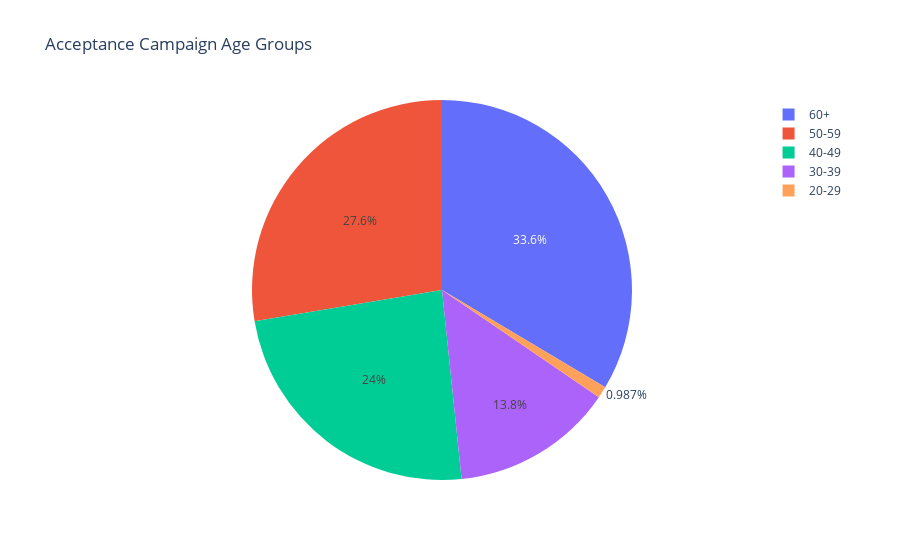

Notebook code for this chart:
### Markdown cell above
### Is there any pattern between the age of customers and the last campaign acceptance rate?

### Code cell
df_campaign = df[df["Response"] == 1]
age_groups = ['20-29', '30-39', '40-49', '50-59','60+']
population = [
              df_campaign[(df_campaign.age > 20 ) & (df_campaign.age <=29)].shape[0],
              df_campaign[(df_campaign.age > 30 ) & (df_campaign.age <=39)].shape[0],
              df_campaign[(df_campaign.age > 40 ) & (df_campaign.age <=49)].shape[0],
              df_campaign[(df_campaign.age > 50 ) & (df_campaign.age <=59)].shape[0],
              df_campaign[(df_campaign.age > 60 )].shape[0]
              ]
fig = px.pie(values=population,
             names=age_groups,
             title='Acceptance Campaign Age Groups',
)
fig.show()

### Figure 1 — Plotly figure (JSON) as saved in the notebook; plotly's stock layout.template omitted (floating-point values rounded to 4 significant figures)
{"data": [{"domain": {"x": [0, 1], "y": [0, 1]}, "hovertemplate": "label=%{label}<br>value=%{value}<extra></extra>", "labels": ["20-29", "30-39", "40-49", "50-59", "60+"], "legendgroup": "", "name": "", "showlegend": true, "type": "pie", "values": [3, 42, 73, 84, 102]}], "layout": {"legend": {"tracegroupgap": 0}, "title": {"text": "Acceptance Campaign Age Groups"}}}
